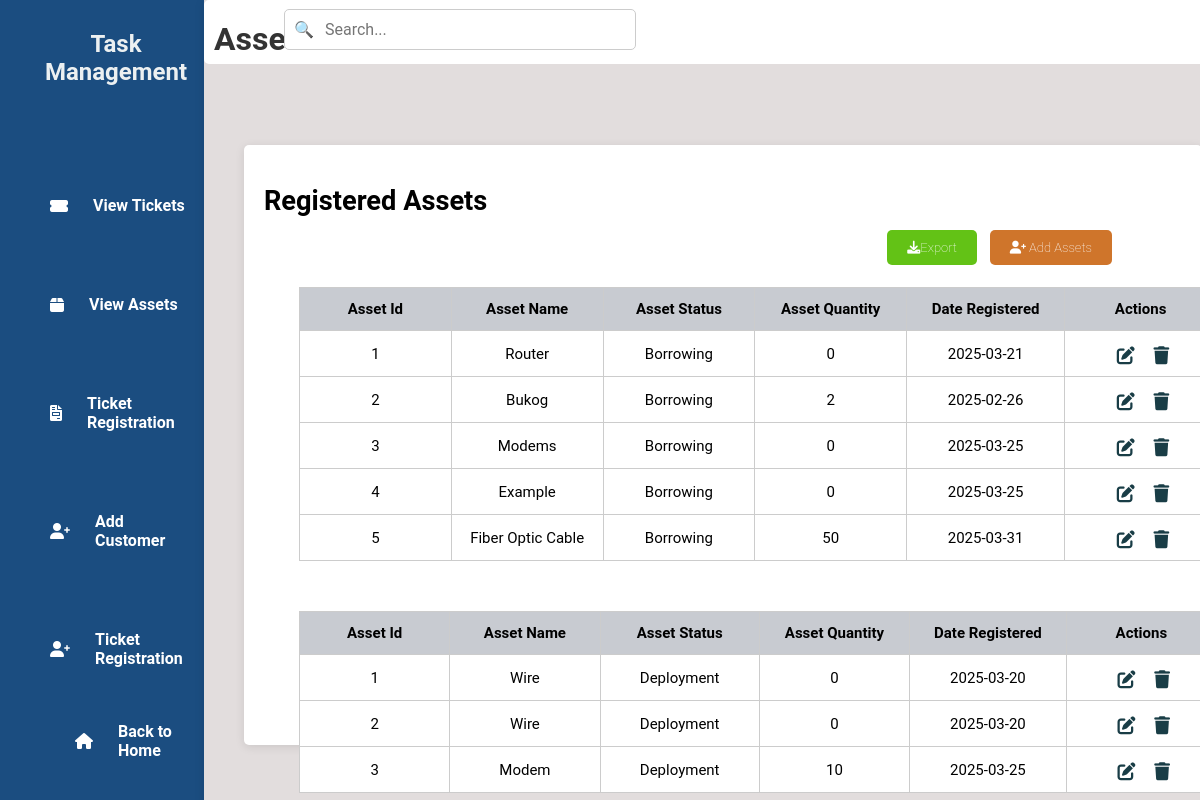
The page /assetsT.php on the database its author committed.
### tables this page shows
CREATE TABLE `tbl_borrow_assets` (
  `a_id` int(50) NOT NULL,
  `a_name` varchar(200) NOT NULL,
  `a_status` varchar(200) NOT NULL,
  `a_date` date NOT NULL,
  `a_quantity` int(50) NOT NULL
);

CREATE TABLE `tbl_deployment_assets` (
  `a_id` int(50) NOT NULL,
  `a_name` varchar(200) NOT NULL,
  `a_status` varchar(200) NOT NULL,
  `a_date` date NOT NULL,
  `a_quantity` int(50) NOT NULL
);

### assetsT.php (the view, shortened to what this page needs)
<?php
include 'db.php';
if ($conn) {
    $sqlBorrowed = "SELECT a_id, a_name, a_status, a_quantity, a_date FROM tbl_borrow_assets";
    $resultBorrowed = $conn->query($sqlBorrowed);
    $sqlDeployment = "SELECT a_id, a_name, a_status, a_quantity, a_date FROM tbl_deployment_assets";
    $resultDeployment = $conn->query($sqlDeployment);
} else {
    echo "Database connection failed.";
    exit();
}
?>
<!DOCTYPE html>
<html lang="en">
<head>
    <link rel="stylesheet" href="assetsT.css">
    <link rel="stylesheet" href="https://cdnjs.cloudflare.com/ajax/libs/font-awesome/6.0.0-beta3/css/all.min.css">
</head>
<body>
<div class="wrapper">
    <div class="sidebar">
        <h2>Task Management</h2>
        <ul>
            <li><a href="staffD.php"><i class="fas fa-ticket-alt"></i> View Tickets</a></li>
            <li><a href="view_service_record.php"><i class="fas fa-box"></i> View Assets</a></li>
            <li><a href="createTickets.php"><i class="fas fa-file-invoice"></i> Ticket Registration</a></li>
            <li><a href="addC.php"><i class="fas fa-user-plus"></i> Add Customer</a></li>
            <li><a href="createTickets.php"><i class="fas fa-user-plus"></i> Ticket Registration</a></li>
        </ul>
        <footer>
            <a href="index.php" class="back-home"><i class="fas fa-home"></i> Back to Home</a>
        </footer>
    </div>
    <div class="container">
        <div class="upper">
            <h1>Assets Info</h1>
        </div>
        <div class="search-container">
            <input type="text" class="search-bar" placeholder="Search...">
            <span class="search-icon">🔍</span>
        </div>
        <div class="table-box">
            <div class="borrow">
            <a href="registerAssets.php" class="add-btn"><i class="fas fa-user-plus"></i> Add Assets</a>
            <a href="createTickets.php" class="export-btn"><i class="fas fa-download"></i>Export</a>
            <table>
            <h2>Registered Assets</h2>
            <table>
                <thead>
                    <tr>
                        <th>Asset Id</th>
                        <th>Asset Name</th>
                        <th>Asset Status</th>
                        <th>Asset Quantity</th>
                        <th>Date Registered</th>
                        <th>Actions</th>
                    </tr>
                </thead>
                <tbody>
                    <?php
                    if ($resultBorrowed && $resultBorrowed->num_rows > 0) {
                        while ($row = $resultBorrowed->fetch_assoc()) {
                            echo "<tr>
                                    <td>{$row['a_id']}</td>
                                    <td>{$row['a_name']}</td>
                                    <td>{$row['a_status']}</td>
                                    <td>{$row['a_quantity']}</td>
                                    <td>{$row['a_date']}</td>
                                    <td>
                                        <a href='editC.php?id={$row['a_id']}'><i class='fas fa-edit'></i></a>
                                        <a href='deleteC.php?id={$row['a_id']}'><i class='fas fa-trash'></i></a>
                                    </td>
                                  </tr>";
                        }
                    } else {
                        echo "<tr><td colspan='5'>No borrowed assets found.</td></tr>";
                    }
                    ?>
                </tbody>
            </table>
            </div>
            <div class="deploy">
            <table>
                <thead>
                    <tr>
                        <th>Asset Id</th>
                        <th>Asset Name</th>
                        <th>Asset Status</th>
                        <th>Asset Quantity</th>
                        <th>Date Registered</th>
                        <th>Actions</th>
                    </tr>
                </thead>
                <tbody>
                    <?php
                    if ($resultDeployment && $resultDeployment->num_rows > 0) {
                        while ($row = $resultDeployment->fetch_assoc()) {
                            echo "<tr>
                                    <td>{$row['a_id']}</td>
                                    <td>{$row['a_name']}</td>
                                    <td>{$row['a_status']}</td>
                                    <td>{$row['a_quantity']}</td>
                                    <td>{$row['a_date']}</td>
                                    <td>
                                        <a href='editC.php?id={$row['a_id']}'><i class='fas fa-edit'></i></a>
                                        <a href='deleteC.php?id={$row['a_id']}'><i class='fas fa-trash'></i></a>
                                    </td>
                                  </tr>";
                        }
                    } else {
                        echo "<tr><td colspan='5'>No deployment assets found.</td></tr>";
                    }
                    ?>
                </tbody>
            </table>
            </div>
            </div>
    </div>
</div>
</body>
</html>

### assetsT.css (style rules this page uses)
* { margin: 0; padding: 0; font-family: 'Roboto', sans-serif; }
body { min-height: 100vh; display: flex; align-items: center; background-color: #2d3250; }
.container { width: 85%; margin-left: 17%; padding: 20px; background-color: #e2dddd; box-shadow: 0 2px 10px rgba(0, 0, 0, 0.1); height: 100vh; position: fixed; }
.table-box { margin-top: -20px; width: 90%; padding: 20px; margin-right: 10px; margin-left: 20px; border-radius: 5px; background-color: #ffffff; box-shadow: 0 2px 10px rgba(0, 0, 0, 0.1); height: 70vh; position: relative; }
table { width: 100%; border-collapse: collapse; }
thead th { background-color: #c8cbd1; position: sticky; top: 0; z-index: 10; }
.table-box h2 { text-align: left; margin-top: 20px; font-size: 1.7rem; color: #000000; }
.container .upper { border-radius: 5px; margin-top: -20px; margin-left: -20px; width: 100%; height: 8vh; background-color: #ffffff; }
.upper h1 { padding-top: 20px; padding-left: 10px; text-align: left; color: #333; }
.wrapper { display: flex; height: 100vh; }
.sidebar { width: 16%; background-color: #1b4d80; padding: 20px; border-right: 1px solid #ccc; height: 100vh; position: fixed; }
.sidebar h2 { margin-top: 10px; text-align: center; color: #ecf0f1; }
.sidebar ul { list-style-type: none; padding: 0; margin-top: 100px; margin-left: 15px; margin-bottom: 30px; }
.sidebar li { margin: 60px 0; }
.sidebar a { display: flex; align-items: center; text-decoration: none; color: #ffffff; padding: 10px 15px; transition: background-color 0.3s; }
footer a { margin-bottom: 50px; }
.sidebar a i { margin-right: 25px; }
.back-home { position: absolute; bottom: 20px; left: 60px; color: #ecf0f1; text-decoration: none; display: flex; align-items: center; }
table { width: 100%; margin-right: 20px; margin-left: 35px; border-collapse: collapse; margin-top: 10px; max-height: 90%; overflow-y: auto; display: block; }
th, td { border: 1px solid #ccc; padding: 12px; text-align: center; font-size: 15px; }
tr { border-bottom: 1px solid #ddd; }
td { padding: 10px; }
tr:nth-child(even) { background-color: #ffffff; }
tr:nth-child(odd) { background-color: #ffffff; }
th:nth-child(1), td:nth-child(1) { width: 10%; }
th:nth-child(2), td:nth-child(2) { width: 10%; }
th:nth-child(3), td:nth-child(3) { width: 10%; }
th:nth-child(4), td:nth-child(4) { width: 10%; }
th:nth-child(5), td:nth-child(5) { width: 10%; }
th:nth-child(6), td:nth-child(6) { width: 10%; }
td a { text-decoration: none; color: #4CAF50; margin-right: 10px; }
th { background-color: #c8cbd1; color: rgb(0, 0, 0); }
a { display: inline-block; margin-top: 15px; text-decoration: none; color: #4CAF50; font-weight: bold; }
.add-btn { display: inline-block; background-color: #cf752b; color: white; padding: 10px 20px; border-radius: 5px; text-decoration: none; font-size: 13px; font-weight: lighter; transition: 0.3s; position: absolute; right: 90px; top: 70px; }
.export-btn { display: inline-block; background-color: #63c216; color: white; padding: 10px 20px; border-radius: 5px; text-decoration: none; font-size: 13px; font-weight: lighter; transition: 0.3s; position: absolute; right: 225px; top: 70px; }
.table-box table a { font-size: 18px; color: #193d46; display: inline-flex; align-items: center; margin-right: 5px; margin-left: 10px; transition: color 0.3s; text-align: center; margin-top: 5px; }
.table-box a i { justify-content: center; }
.search-container { position: relative; width: 300px; margin: 20px auto; top: -95px; }
.search-bar { width: 100%; padding: 10px 10px 10px 40px; border: 1px solid #ccc; border-radius: 5px; font-size: 16px; margin-left: -100%; margin-top: 20px; }
.search-icon { position: absolute; left: 10px; top: 65%; transform: translateY(-50%); color: #aaa; pointer-events: none; z-index: 1; margin-left: -100%; }
.borrow table { margin-bottom: 50px; margin-top: 20px; padding-top: -10px; }
.deploy table { margin-top: 20px; margin-bottom: 30px; }

### rows shown on the page
tbl_borrow_assets: a_id "1", a_name "Router", a_status "Borrowing", a_quantity "0", a_date "2025-03-21"
tbl_borrow_assets: a_id "2", a_name "Bukog", a_status "Borrowing", a_quantity "2", a_date "2025-02-26"
tbl_borrow_assets: a_id "3", a_name "Modems", a_status "Borrowing", a_quantity "0", a_date "2025-03-25"
tbl_borrow_assets: a_id "4", a_name "Example", a_status "Borrowing", a_quantity "0", a_date "2025-03-25"
tbl_borrow_assets: a_id "5", a_name "Fiber Optic Cable", a_status "Borrowing", a_quantity "50", a_date "2025-03-31"
tbl_deployment_assets: a_id "1", a_name "Wire", a_status "Deployment", a_quantity "0", a_date "2025-03-20"
tbl_deployment_assets: a_id "2", a_name "Wire", a_status "Deployment", a_quantity "0", a_date "2025-03-20"
tbl_deployment_assets: a_id "3", a_name "Modem", a_status "Deployment", a_quantity "10", a_date "2025-03-25"
